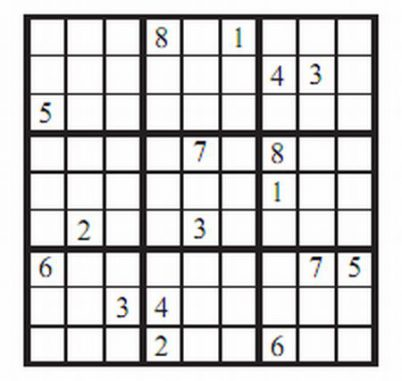
#> input picture xlh-cv-tutorial/2 Grundlagen der Bildverarbeitung/4 Kernelfunktionen/8 Canny Kantendetektor/img/sudoku.jpg, 402 x 381 px
$ python canny.py
#> lines starting #> are read from the running program, lines starting #| are printed output that depends on the picture; after the words box and inside, x2 and y2 are one past the last pixel; in counts of white or black regions, pixels touching at a corner belong together
# canny.py
import cv2
import numpy as np

# definiere den Font und die Farbe
font = cv2.FONT_HERSHEY_SIMPLEX
WHITE = 255
GRAY = 127
BLACK = 0

# lade Bild von der Datei in ein NumPy Array
image = cv2.imread('img/sudoku.jpg')
#> image is the input picture: shape (381, 402, 3); mean B, G, R 204.9, 204.8, 205.3

# transformiere das Bild in den Graubereich
image = cv2.cvtColor(image, cv2.COLOR_BGR2GRAY)
#> image: shape (381, 402)

# Die hochfrequenten Anteile mittels Blurfilter entfernen.
blurred = cv2.GaussianBlur(image, (5, 5), 0)

# Canny Kantendedektor mit unterschiedlichen Grenzwerten.
canny_wide = cv2.Canny(blurred, 10, 200)
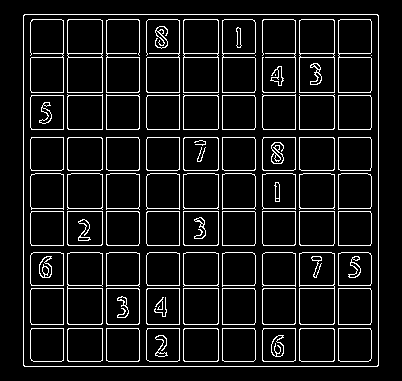
#> canny_wide: shape (381, 402); 9% white in thin lines or dots, all inside (x1, y1, x2, y2) = (23, 14, 379, 367)
canny_mid = cv2.Canny(blurred, 30, 150)
canny_tight = cv2.Canny(blurred, 240, 250)

# Zusammenfassung der Ausganslage und der Bearbeitung
blurred = cv2.putText(blurred, 'Blurred', (25, 25), font, 0.8, GRAY, 2, cv2.LINE_AA)
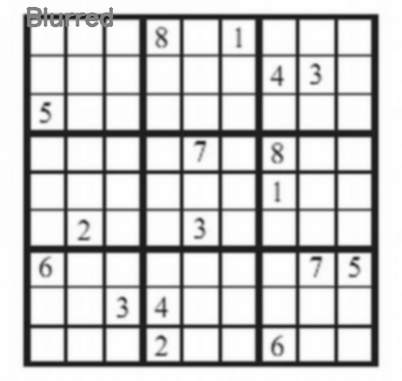
#> blurred: shape (381, 402); min 27, max 255, mean 204.9
canny_wide = cv2.putText(canny_wide, 'Canny wide', (25, 25),
                         font, 0.8, WHITE, 2, cv2.LINE_AA)
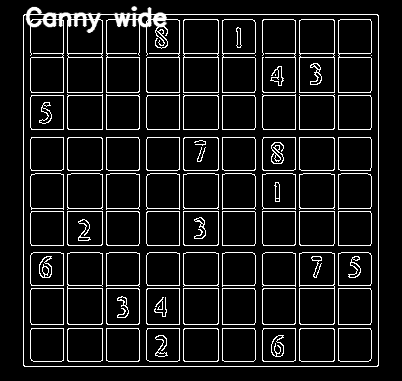
#> canny_wide: shape (381, 402); 0.96% of pixels changed, all inside (x1, y1, x2, y2) = (25, 6, 168, 34)
canny_mid = cv2.putText(canny_mid, 'Canny mid', (25, 25),
                        font, 0.8, WHITE, 2, cv2.LINE_AA)
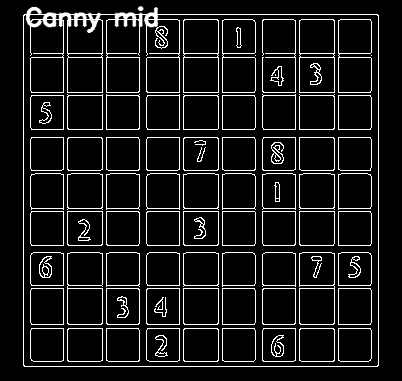
#> canny_mid: shape (381, 402); 0.88% of pixels changed, all inside (x1, y1, x2, y2) = (25, 6, 159, 34)
canny_tight = cv2.putText(canny_tight, 'Canny tight', (25, 25),
                          font, 0.8, WHITE, 2, cv2.LINE_AA)
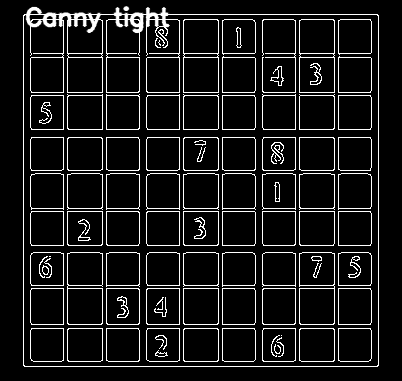
#> canny_tight: shape (381, 402); min 0, max 255, mean 24.5
result = np.hstack([blurred, canny_wide, canny_mid, canny_tight])
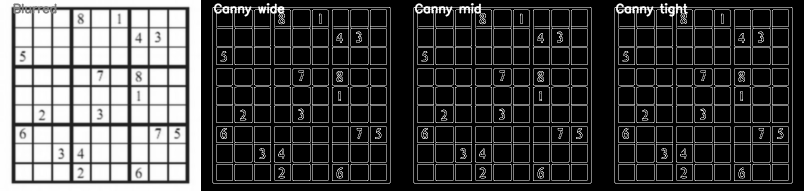
#> result: shape (381, 1608) (shown at 1/2 size); min 0, max 255, mean 69.6

# schreibe das Bild in eine Datei
cv2.imwrite('img/canny.png', result[0:-2, 0:-2])
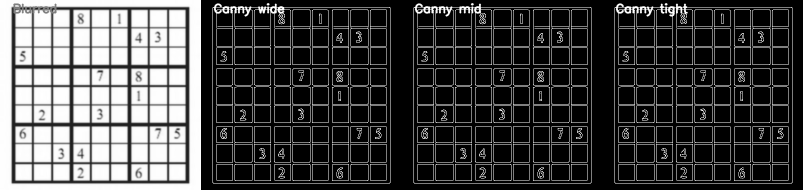
#> saved as canny.png: shape (379, 1606) (shown at 1/2 size); min 0, max 255, mean 69.7

# Anzeige auf dem Bildschirm
cv2.imshow('Ausgabe', result)
cv2.moveWindow('Ausgabe', 100, 100)
cv2.waitKey(0)
